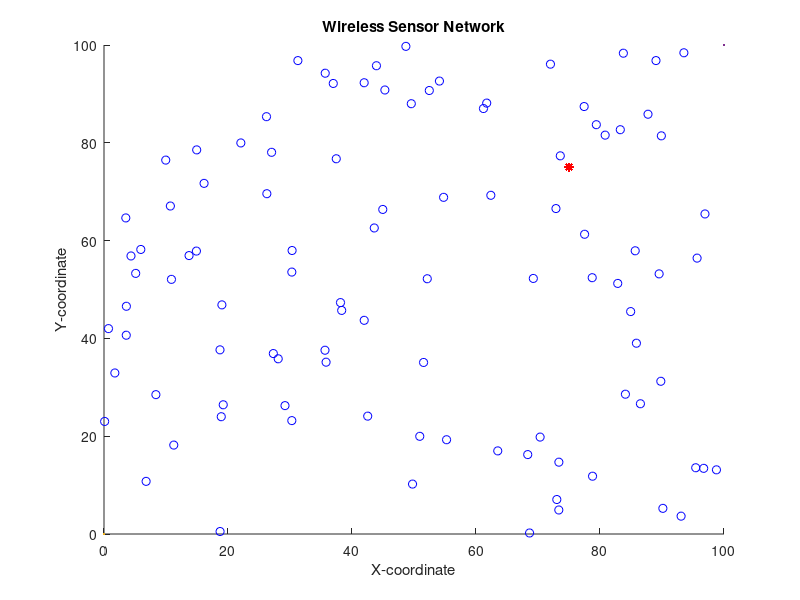

Write MATLAB code to recreate this figure. (Note: this script raises an error after producing the figure.)
%Rishabh Barnwal%
%2020A7PS1677P%
%2023%
close all;
clear;
clc;
%%%%%%%%%%%%%%%%%%%% Network Establishment Parameters %%%%%%%%%%%%%%%%%%%%
%%% plot of Operation %%%
% Field Dimensions in meters %
xm = 100;
ym = 100;
x = 0; % added for better display results of the plot
y = 0; % added for better display results of the plot
% Number of Nodes in the field %
n = 100;
% Number of Dead Nodes in the beggining %
dead_nodes = 0;
% Coordinates of the Sink (location is predetermined in this simulation) %
sinkx = 75;
sinky = 75;
%%% Energy Values %%%
% Initial Energy of a Node (in Joules) %
Eo = 0.1; % units in Joules
% Energy required to run circuity (both for transmitter and receiver) %
Eelec = 50 * 10 ^ (-9); % units in Joules/bit
ETx = 50 * 10 ^ (-9); % units in Joules/bit
ERx = 50 * 10 ^ (-9); % units in Joules/bit
% Transmit Amplifier Types %
Eamp = 100 * 10 ^ (-12); % units in Joules/bit/m^2 (amount of energy spent by the amplifier to transmit the bits)
% Data Aggregation Energy %
EDA = 5 * 10 ^ (-9); % units in Joules/bit
% Size of data package %
k = 4000; % units in bits
% Suggested percentage of cluster head %
p = 0.1; % a 1 percent of the total amount of nodes used in the network is proposed to give good results
% Number of Clusters %
Ci = p * n;
% Round of Operation %
rounds = 0;
% Current Number of operating Nodes %
totalEnergy = n * Eo;
operating_nodes = n;
transmissions = 0;
temp_val = 0;
flagFirstDead = 0;
stop_flag = 0;
%%%%%%%%%%%%%%%%%%%%%%%%%%% End of Parameters %%%%%%%%%%%%%%%%%%%%%%%%%%%%
%%% Creation of the Wireless Sensor Network %%%
% Plotting the WSN %
for i = 1:n

    SN(i).id = i; % sensor's ID number
    SN(i).x = rand(1, 1) * xm; % X-axis coordinates of sensor node
    SN(i).y = rand(1, 1) * ym; % Y-axis coordinates of sensor node
    SN(i).Energy = Eo; % nodes energy levels (initially set to be equal to "Eo"
    SN(i).role = 0; % node acts as normal if the value is '0', if elected as a cluster head it gets the value '1' (initially all nodes are normal)
    SN(i).cluster = 0; % the cluster which a node belongs to
    SN(i).condition = 1; % States the current condition of the node. when the node is operational its value is =1 and when dead =0
    SN(i).rop = 0; % number of rounds node was operational
    SN(i).rleft = 0; % rounds left for node to become available for Cluster Head election
    SN(i).dtch = 0; % nodes distance from the cluster head of the cluster in which he belongs
    SN(i).dts = sqrt((sinkx - SN(i).x) ^ 2 + (sinky - SN(i).y) ^ 2); % nodes distance from the sink
    SN(i).tel = 0; % states how many times the node was elected as a Cluster Head
    SN(i).rn = 0; % round node got elected as cluster head
    SN(i).chid = 0; % node ID of the cluster head which the "i" normal node belongs to

    hold on;
    figure(1)
    plot(x, y, xm, ym, SN(i).x, SN(i).y, 'ob', sinkx, sinky, '*r');
    title 'Wireless Sensor Network';
    xlabel 'X-coordinate';
    ylabel 'Y-coordinate';

end

CHeads = 0;
CH_list = [];
firstRound = 1;
totalData = 0;
networkStatus = 1;
rad = 55;

fid = fopen('node_degree.txt', 'w');
fclose(fid);

fid = fopen('hops.txt', 'w');
fclose(fid);

fid = fopen('proximity.txt', 'w');
fclose(fid);

fid = fopen('debug.txt', 'w');
fclose(fid);

%%%%%% Set-Up Phase %%%%%%

while (operating_nodes > 0 && stop_flag == 0)

    % Displays Current Round %
    rounds = rounds + 1
    remainingEnergy(rounds) = totalEnergy;

    % Reseting Previous Amount Of Energy Consumed In the Network on the Previous Round %
    energy = 0;

    % New list of nodes is sorted on basis of energy %
    SN = sortNodes_energy(SN, n);

    % Cluster Heads Election %
    [SN, CH_list, CHeads, firstRound] = maxE_minD_selection_new(SN, n, Ci, Eo, CH_list, CHeads, firstRound, operating_nodes);

    if (CHeads ~= 0)
        % Fixing the size of "CL" array %
        CH_list = CH_list(1:CHeads);
        CH_list = arrayfun(@(x) setfield(x, 'degree', 0), CH_list);

        % Grouping the Nodes into Clusters & caclulating the distance between node and cluster head %
        for i = 1:n

            if ((SN(i).role == 0) && (SN(i).Energy > 0)) % if node is normal

                for m = 1:CHeads
                    d(m) = sqrt((CH_list(m).x - SN(i).x) ^ 2 + (CH_list(m).y - SN(i).y) ^ 2);
                    % we calculate the distance 'd' between the sensor node that is
                    % transmitting and the cluster head that is receiving with the following equation+
                    % d=sqrt((x2-x1)^2 + (y2-y1)^2) where x2 and y2 the coordinates of
                    % the cluster head and x1 and y1 the coordinates of the transmitting node
                end

                d = d(1:CHeads); % fixing the size of "d" array
                [M, I] = min(d(:)); % finds the minimum distance of node to CH
                [Row, Col] = ind2sub(size(d), I); % displays the Cluster Number in which this node belongs too
                SN(i).cluster = Col; % assigns node to the cluster
                SN(i).dtch = d(Col); % assigns the distance of node to CH
                SN(i).chid = CH_list(Col).id;
                CH_list(Col).degree = CH_list(Col).degree + 1;
            end

        end

        % printing the degree of each CH %
        fid = fopen('node_degree.txt', 'a');
        fprintf(fid, '\nRound %d\n', rounds);

        for i = 1:CHeads

            if CH_list(i).degree < operating_nodes * 0.03
                fprintf(fid, 'Degree of CH(%d) = %d (node degree below threshold)\n', i, CH_list(i).degree);
            else
                fprintf(fid, 'Degree of CH(%d) = %d\n', i, CH_list(i).degree);
            end

        end

        fclose(fid);

        % printing the hops of each CH %
        CH_list = CH_list_with_HOPS(CH_list, CHeads, rad, rounds);

        %%%%%% Steady-State Phase %%%%%%
        % Energy Dissipation for normal nodes %

        for i = 1:n

            if (SN(i).condition == 1) && (SN(i).role == 0)

                if SN(i).Energy > 0
                    ETx = Eelec * k + Eamp * k * SN(i).dtch ^ 2;
                    SN(i).Energy = SN(i).Energy - ETx;
                    energy = energy + ETx;
                    totalEnergy = totalEnergy - ETx;
                    totalData = totalData + k;

                    % Dissipation for cluster head during reception
                    if SN(SN(i).chid).Energy > 0 && SN(SN(i).chid).condition == 1 && SN(SN(i).chid).role == 1
                        ERx = (Eelec + EDA) * k;
                        energy = energy + ERx;
                        totalEnergy = totalEnergy - ERx;
                        SN(SN(i).chid).Energy = SN(SN(i).chid).Energy - ERx;

                        if SN(SN(i).chid).Energy <= 0 % if cluster heads energy depletes with reception
                            SN(SN(i).chid).condition = 0;
                            SN(SN(i).chid).rop = rounds;
                            dead_nodes = dead_nodes + 1;
                            operating_nodes = operating_nodes - 1
                        end

                    end

                end

                if SN(i).Energy <= 0 % if nodes energy depletes with transmission
                    dead_nodes = dead_nodes + 1;
                    operating_nodes = operating_nodes - 1
                    SN(i).condition = 0;
                    SN(i).chid = 0;
                    SN(i).rop = rounds;
                end

            end

        end

        % Energy Dissipation for cluster head nodes %

        for i = 1:n

            if (SN(i).condition == 1) && (SN(i).role == 1)

                if SN(i).Energy > 0
                    ETx = (Eelec + EDA) * k + Eamp * k * SN(i).dts ^ 2;
                    SN(i).Energy = SN(i).Energy - ETx;
                    energy = energy + ETx;
                    totalEnergy = totalEnergy - ETx;
                end

                if SN(i).Energy <= 0 % if cluster heads energy depletes with transmission
                    dead_nodes = dead_nodes + 1;
                    operating_nodes = operating_nodes - 1
                    SN(i).condition = 0;
                    SN(i).rop = rounds;
                end

            end

        end

    end

    if operating_nodes < n && temp_val == 0
        temp_val = 1;
        flagFirstDead = rounds
        networkLiveData(networkStatus) = rounds;
        networkStatus = networkStatus + 1;
    end

    if operating_nodes <= n * 0.5 && temp_val == 1
        temp_val = 2;
        networkLiveData(networkStatus) = rounds;
        networkStatus = networkStatus + 1;
    end

    transmissions = transmissions + 1;

    if CHeads == 0
        transmissions = transmissions - 1;
        stop_flag = 1;
        networkLiveData(networkStatus) = rounds;
    end

    % tr(transmissions) = operating_nodes;
    opNodes(rounds) = operating_nodes;
    dNodes(rounds) = dead_nodes;
    cNodes(rounds) = CHeads;
    threshData(rounds) = totalData;

    if energy > 0
        nrg(transmissions) = energy;
    end

end

sum = 0;

for i = 1:flagFirstDead
    sum = nrg(i) + sum;
end

% % Plotting Simulation Results "Operating Nodes per Round" %
% figure(2)
% plot(1:rounds, opNodes(1:rounds), '-b', 'Linewidth', 2);
% title ({'LEACH RB NEW'; 'Operating Nodes per Round'; })
% xlabel 'Rounds';
% ylabel 'Operational Nodes';
% hold on;

% figure(3)
% plot(1:rounds, dNodes(1:rounds), '-b', 'Linewidth', 2);
% title ({'LEACH RB NEW'; 'Dead Nodes per Round'; })
% xlabel 'Rounds';
% ylabel 'Dead Nodes';
% hold on;

% figure(4)
% plot(1:rounds, cNodes(1:rounds), '-b', 'Linewidth', 2);
% title ({'LEACH RB NEW'; 'Clusters per Round'; })
% xlabel 'Rounds';
% ylabel 'Clusters';
% hold on;

% figure(5)
% plot(1:rounds, threshData(1:rounds), '-b', 'Linewidth', 2);
% title ({'LEACH RB NEW'; 'Threshold Data per Round'; })
% xlabel 'Rounds';
% ylabel 'Threshold Data';
% hold on;

% figure(6)
% plot(1:flagFirstDead, nrg(1:flagFirstDead), '-b', 'Linewidth', 2');
% title ({'LEACH RB NEW'; 'Energy consumed per Transmission'; })
% xlabel 'Transmission';
% ylabel 'Energy ( J )';
% hold on;

% figure(7)
% bar(1:networkStatus, networkLiveData(1:networkStatus));
% title ({'LEACH RB NEW'; 'Network Status vs Rounds'; })
% xlabel 'Network Status';
% ylabel 'Rounds';
% hold on;

% figure(8)
% plot(1:rounds, remainingEnergy(1:rounds), '-b', 'Linewidth', 2');
% title ({'LEACH RB NEW'; 'Remaining Energy per Round'; })
% xlabel 'Rounds';
% ylabel 'Remaining Energy';
% hold on;

% sorting nodes based on energy
function S = sortNodes_energy(S, Ni)

    for i = 1:Ni

        S(i).role = 0;

        for j = 1:Ni

            if (S(j).condition == 0)
                break;
            end

            if S(i).Energy > S(j).Energy
                temp = S(i);
                S(i) = S(j);
                S(j) = temp;
            end

        end

    end

end

% using our algorithm to assign cluster heads
function [S, CH_list, CHeads, firstRound] = maxE_minD_selection_new(S, Ni, Ci, Eo, CH_list, CHeads, firstRound, operating_nodes)

    if (firstRound == 1)
        CH_list = [];
        CHeads = 0;

        for k = 1:Ci
            S(k).cluster = 0;
            S(k).role = 0;
            S(k).chid = 0;
            index = -1;
            count = 0;
            minD = 10 ^ 10;
            maxE = -1;

            % selecting cluster heads based on max energy and min distance
            for i = 1:Ni

                if (S(i).role == 1 || S(i).condition == 0)
                    continue;
                end

                distance = 0;

                for j = 1:Ni

                    if (S(j).condition == 0)
                        continue;
                    end

                    if (i ~= j)
                        distance = distance + sqrt((S(i).x - S(j).x) ^ 2 + (S(i).y - S(j).y) ^ 2);
                        count = count + 1;
                    end

                end

                if ((distance / count) <= minD && (S(i).Energy >= maxE) && (S(i).Energy >= Eo * 0.2))
                    minD = distance;
                    maxE = S(i).Energy;
                    index = i;
                end

            end

            if (index ~= -1)
                S(index).role = 1; % 1 = cluster head
                S(index).tel = S(index).tel + 1; % total number of times it became cluster head
                CHeads = CHeads + 1;
                S(index).cluster = CHeads; % cluster number this node belongs to
                CH_list(CHeads).id = S(index).id;
                CH_list(CHeads).x = S(index).x;
                CH_list(CHeads).y = S(index).y;
                CH_list(CHeads).dts = S(index).dts;
            end

        end

        firstRound
        firstRound = firstRound + 1;

    else
        temp_CH_list = [];
        temp_CHeads = 0;

        for k = 1:CHeads

            if (S(CH_list(k).id).Energy < Eo * 0.2 || CH_list(k).degree < operating_nodes * 0.03)

                S(CH_list(k).id).role = 0;
                index = -1;
                count = 0;
                minD = 10 ^ 10;
                maxE = -1;

                for i = 1:Ni

                    if (S(i).role == 1 || S(i).condition == 0 || CH_list(k).id == i)
                        continue;
                    end

                    distance = 0;

                    for j = 1:Ni

                        if (S(j).condition == 0)
                            continue;
                        end

                        if (i ~= j)
                            distance = distance + sqrt((S(i).x - S(j).x) ^ 2 + (S(i).y - S(j).y) ^ 2);
                            count = count + 1;
                        end

                    end

                    if ((distance / count) <= minD && (S(i).Energy >= maxE) && (S(i).Energy >= Eo * 0.2))
                        minD = distance;
                        maxE = S(i).Energy;
                        index = i;
                    end

                end

                if (index ~= -1)
                    S(index).role = 1; % 1 = cluster head
                    S(index).tel = S(index).tel + 1; % total number of times it became cluster head
                    S(index).cluster = k; % cluster number this node belongs to
                    CH_list(k).id = S(index).id;
                    CH_list(k).x = S(index).x;
                    CH_list(k).y = S(index).y;
                    CH_list(k).dts = S(index).dts;

                    temp_CHeads = temp_CHeads + 1;
                    temp_CH_list(temp_CHeads).id = CH_list(k).id;
                    temp_CH_list(temp_CHeads).x = CH_list(k).x;
                    temp_CH_list(temp_CHeads).y = CH_list(k).y;
                    temp_CH_list(temp_CHeads).dts = CH_list(k).dts;
                end

            else
                temp_CHeads = temp_CHeads + 1;
                temp_CH_list(temp_CHeads).id = CH_list(k).id;
                temp_CH_list(temp_CHeads).x = CH_list(k).x;
                temp_CH_list(temp_CHeads).y = CH_list(k).y;
                temp_CH_list(temp_CHeads).dts = CH_list(k).dts;
            end

        end

        CH_list = temp_CH_list;
        CHeads = temp_CHeads;
    end

end

% sorting nodes based on proximity
function proximity_list = sortNodes_dts(CH_list, proximity_list)

    if length(proximity_list) == 1
        return;
    end

    for i = 1:length(proximity_list)

        if proximity_list(i) == 0
            continue;
        end

        for j = 1:length(proximity_list)

            if proximity_list(j) == 0
                continue;
            end

            if CH_list(proximity_list(i)).dts > CH_list(proximity_list(j)).dts
                temp = proximity_list(i);
                proximity_list(i) = proximity_list(j);
                proximity_list(j) = temp;
            end

        end

    end

end

% index finding function
function bool = is_found(proximity, index)

    bool = 0;

    for i = 1:length(proximity)

        if (proximity(i) == index)
            bool = 1;
            break;
        end

    end

end

% function to calculate proximity for CHs
function CH_list = CH_list_with_proximity(CH_list, CHeads, rad, rounds)

    CH_list = arrayfun(@(x) setfield(x, 'proximity', []), CH_list);

    % assinging the index of sink as 0 to the proximity list of each CH if it is within the communication range
    for i = 1:CHeads

        if (CH_list(i).dts <= rad)
            CH_list(i).proximity = [CH_list(i).proximity, 0];
        end

    end

    % assinging the index of CHs as their proximity list if they are within the communication range
    for i = 1:CHeads

        for j = 1:CHeads

            if (i ~= j)

                if (sqrt((CH_list(i).x - CH_list(j).x) ^ 2 + (CH_list(i).y - CH_list(j).y) ^ 2) <= rad)
                    CH_list(i).proximity = [CH_list(i).proximity, j];
                end

            end

        end

    end

    for i = 1:CHeads
        CH_list(i).proximity = sortNodes_dts(CH_list, CH_list(i).proximity);
    end

    % printing proximity of each CH %
    fid = fopen('proximity.txt', 'a');
    fprintf(fid, '\nRound %d\n', rounds);

    for i = 1:CHeads
        fprintf(fid, 'Proximity of CH(%d) = [', i);

        for j = 1:length(CH_list(i).proximity)
            fprintf(fid, '%d, ', CH_list(i).proximity(j));
        end

        fprintf(fid, ']\n');
    end

    fclose(fid);

end

% function to calculate the number of hops for each CH
function hops = calculate_hops(CH_list, index, indices, hops, rounds)
    fid = fopen('debug.txt', 'a');

    if (CH_list(index).proximity(1) == 0)
        hops = 1;
    else
        nextIndex = 0;

        for i = 1:length(CH_list(index).proximity)

            for j = 1:length(indices)

                if CH_list(index).proximity(i) == indices(j)
                    nextIndex = 0;
                    break;
                else
                    nextIndex = CH_list(index).proximity(i);
                end

            end

            if nextIndex ~= 0
                break;
            end

        end

        if (nextIndex == 0)
            fprintf('no path available\n');
        else

            if (rounds == 1)

                fprintf(fid, 'going from index = %d to index = %d\n', index, nextIndex);

                for i = 1:length(indices)
                    fprintf(fid, '%d, ', indices(i));
                end

            end

            indices = [indices, nextIndex];
            hops = calculate_hops(CH_list, nextIndex, indices, hops, rounds) + 1;
        end

    end

    fprintf(fid, '\n');
    fclose(fid);

end

% driver function to calculate the number of hops for each CH
function CH_list = CH_list_with_HOPS(CH_list, CHeads, rad, rounds)

    CH_list = CH_list_with_proximity(CH_list, CHeads, rad, rounds);
    CH_list = arrayfun(@(x) setfield(x, 'hops', 0), CH_list);

    fid = fopen('hops.txt', 'a');
    fprintf(fid, '\nRound %d\n', rounds);
    totalHops = 0;

    % calculating the hops of each CH from the sink
    for i = 1:CHeads

        % if the CH is directly within the communication range of the sink
        if (is_found(CH_list(i).proximity, 0) == 1)
            CH_list(i).hops = 1;

        else
            indices = [];
            indices = [indices, i];
            hops = 0;
            hops = calculate_hops(CH_list, i, indices, hops, rounds);

            CH_list(i).hops = hops;
        end

        fprintf(fid, 'Hops of CH(%d) = %d\n', i, CH_list(i).hops);
        totalHops = totalHops + CH_list(i).hops;

    end

    fprintf(fid, 'ABPL = %f\n', totalHops / (CHeads * (CHeads + 1) / 2));
    fclose(fid);

end
